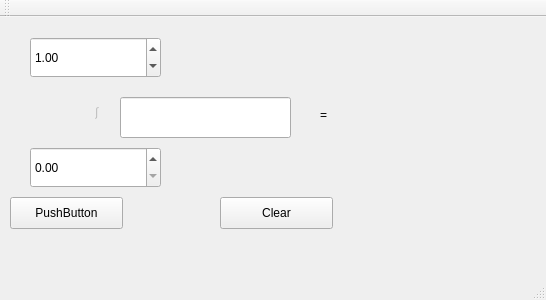
<?xml version="1.0" encoding="UTF-8"?>
<ui version="4.0">
 <class>MainWindow</class>
 <widget class="QMainWindow" name="MainWindow">
  <property name="geometry">
   <rect>
    <x>0</x>
    <y>0</y>
    <width>546</width>
    <height>300</height>
   </rect>
  </property>
  <property name="minimumSize">
   <size>
    <width>546</width>
    <height>267</height>
   </size>
  </property>
  <property name="maximumSize">
   <size>
    <width>600</width>
    <height>300</height>
   </size>
  </property>
  <property name="windowTitle">
   <string>Integrate</string>
  </property>
  <widget class="QWidget" name="centralWidget">
   <widget class="QLineEdit" name="funcStr">
    <property name="geometry">
     <rect>
      <x>120</x>
      <y>80</y>
      <width>171</width>
      <height>41</height>
     </rect>
    </property>
   </widget>
   <widget class="QDoubleSpinBox" name="rigthBorder">
    <property name="geometry">
     <rect>
      <x>30</x>
      <y>20</y>
      <width>131</width>
      <height>41</height>
     </rect>
    </property>
    <property name="wrapping">
     <bool>true</bool>
    </property>
    <property name="frame">
     <bool>true</bool>
    </property>
    <property name="minimum">
     <double>-1000000.000000000000000</double>
    </property>
    <property name="maximum">
     <double>1000000.000000000000000</double>
    </property>
    <property name="singleStep">
     <double>0.500000000000000</double>
    </property>
    <property name="value">
     <double>1.000000000000000</double>
    </property>
   </widget>
   <widget class="QDoubleSpinBox" name="leftBorder">
    <property name="geometry">
     <rect>
      <x>30</x>
      <y>130</y>
      <width>131</width>
      <height>41</height>
     </rect>
    </property>
   </widget>
   <widget class="QLabel" name="integralLabel">
    <property name="enabled">
     <bool>false</bool>
    </property>
    <property name="geometry">
     <rect>
      <x>80</x>
      <y>80</y>
      <width>41</width>
      <height>31</height>
     </rect>
    </property>
    <property name="text">
     <string>∫</string>
    </property>
    <property name="textFormat">
     <enum>Qt::RichText</enum>
    </property>
    <property name="margin">
     <number>1</number>
    </property>
    <property name="indent">
     <number>15</number>
    </property>
   </widget>
   <widget class="QPushButton" name="clear">
    <property name="geometry">
     <rect>
      <x>220</x>
      <y>180</y>
      <width>113</width>
      <height>32</height>
     </rect>
    </property>
    <property name="text">
     <string>Clear</string>
    </property>
   </widget>
   <widget class="QPushButton" name="integrate">
    <property name="geometry">
     <rect>
      <x>10</x>
      <y>180</y>
      <width>113</width>
      <height>32</height>
     </rect>
    </property>
    <property name="text">
     <string>PushButton</string>
    </property>
   </widget>
   <widget class="QLabel" name="answerLabel">
    <property name="geometry">
     <rect>
      <x>320</x>
      <y>90</y>
      <width>211</width>
      <height>16</height>
     </rect>
    </property>
    <property name="text">
     <string>= </string>
    </property>
   </widget>
  </widget>
  <widget class="QMenuBar" name="menuBar">
   <property name="enabled">
    <bool>false</bool>
   </property>
   <property name="geometry">
    <rect>
     <x>0</x>
     <y>0</y>
     <width>546</width>
     <height>22</height>
    </rect>
   </property>
  </widget>
  <widget class="QToolBar" name="mainToolBar">
   <attribute name="toolBarArea">
    <enum>TopToolBarArea</enum>
   </attribute>
   <attribute name="toolBarBreak">
    <bool>false</bool>
   </attribute>
  </widget>
  <widget class="QStatusBar" name="statusBar"/>
 </widget>
 <layoutdefault spacing="6" margin="11"/>
 <resources/>
 <connections/>
</ui>
